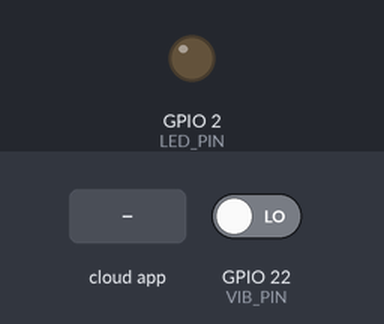
Simulated run of this sketch. Board: ESP32. On the bench: output pins drawn as LEDs (lit = HIGH). The test bench sets the inputs (shaded band); at power-on: GPIO 22 (VIB_PIN) LOW. WiFi joins after 1.5 s; servers stay silent unless stated; no MQTT or app messages arrive unless stated; what the sketch prints to the serial monitor is not drawn.

Above: at 2.7 s.
2.8 s: the phone or cloud app sets feeds to 1
At 5.7 s:
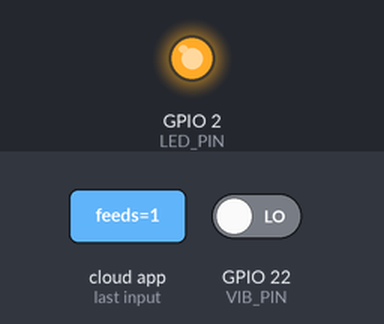
6.0 s: the phone or cloud app sets feeds to 0
At 8.2 s:
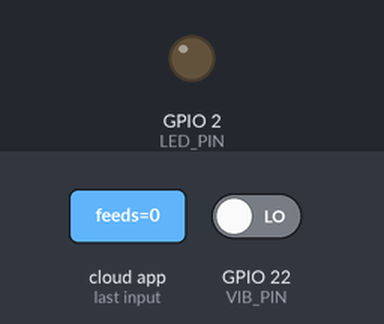
Timing chart, 0 to 9.7 s (numbered marks = the images above; inputs shaded):
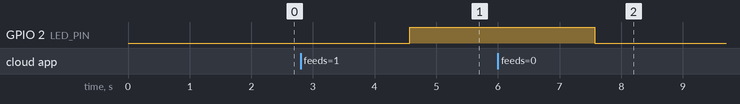

Measured:
- after the input at 2.8 s, GPIO 2 (LED_PIN): LOW → HIGH after 1.8 s
- after the input at 6.0 s, GPIO 2 (LED_PIN): HIGH → LOW after 1.6 s

The sketch:

Iot_vibration_sensor.ino
```cpp
#include <WiFi.h>
#include "Adafruit_MQTT.h"
#include "Adafruit_MQTT_Client.h"

/********* WIFI SETTINGS *********/
#define WIFI_SSID       ""
#define WIFI_PASS       ""
#define AIO_SERVER      ""
#define AIO_SERVERPORT  1883
#define AIO_USERNAME    ""
#define AIO_KEY         ""
/********* PINS *********/
#define VIB_PIN 22     // Vibration sensor
#define LED_PIN 2      // LED
WiFiClient client;
/********* MQTT CLIENT *********/
Adafruit_MQTT_Client mqtt(&client, AIO_SERVER, AIO_SERVERPORT, AIO_USERNAME, AIO_KEY);
/********* FEEDS *********/
// Publish vibration data
Adafruit_MQTT_Publish vibration = Adafruit_MQTT_Publish(&mqtt, AIO_USERNAME "/feeds/");

// Subscribe LED control
Adafruit_MQTT_Subscribe ledFeed = Adafruit_MQTT_Subscribe(&mqtt, AIO_USERNAME "/feeds/");

/********* FUNCTION *********/
void MQTT_connect();

/********* SETUP *********/
void setup() {
  Serial.begin(115200);
  delay(10);

  pinMode(LED_PIN, OUTPUT);
  digitalWrite(LED_PIN, LOW);

  pinMode(VIB_PIN, INPUT);

  Serial.println("Connecting to WiFi...");
  WiFi.begin(WIFI_SSID, WIFI_PASS);

  while (WiFi.status() != WL_CONNECTED) {
    delay(500);
    Serial.print("p");
  }

  Serial.println("\nWiFi Connected!");
  Serial.print("IP Address: ");
  Serial.println(WiFi.localIP());

  // Subscribe to LED feed
  mqtt.subscribe(&ledFeed);
}

/********* LOOP *********/
void loop() {

  MQTT_connect();

  /********* RECEIVE LED COMMAND *********/
  Adafruit_MQTT_Subscribe *subscription;

  while ((subscription = mqtt.readSubscription(1000))) {
    if (subscription == &ledFeed) {

      String msg = (char *)ledFeed.lastread;

      Serial.print("LED Command: ");
      Serial.println(msg);

      if (msg == "1") {
        digitalWrite(LED_PIN, HIGH);
        Serial.println("LED ON");
      } else {
        digitalWrite(LED_PIN, LOW);
        Serial.println("LED OFF");
      }
    }
  }
  /********* READ VIBRATION SENSOR *********/
long vibrationState = digitalRead(VIB_PIN);
  Serial.print("Vibration State: ");
  Serial.println(vibrationState);
  /********* SEND DATA TO ADAFRUIT *********/
  if (!vibration.publish(vibrationState)) {
    Serial.println("Failed to send data!");
  } else {
    Serial.println("Data sent to Adafruit IO ✔");
  }

  delay(2000); // every 2 seconds
}
/********* MQTT CONNECTION *********/
void MQTT_connect() {
  int8_t ret;
  if (mqtt.connected()) return;
  Serial.print("Connecting to MQTT... ");
  while ((ret = mqtt.connect()) != 0) {
    Serial.println(mqtt.connectErrorString(ret));
    Serial.println("Retrying in 5 seconds...");
    mqtt.disconnect();
    delay(5000);
  }
  Serial.println("Connected to Adafruit IO!");
}
```
